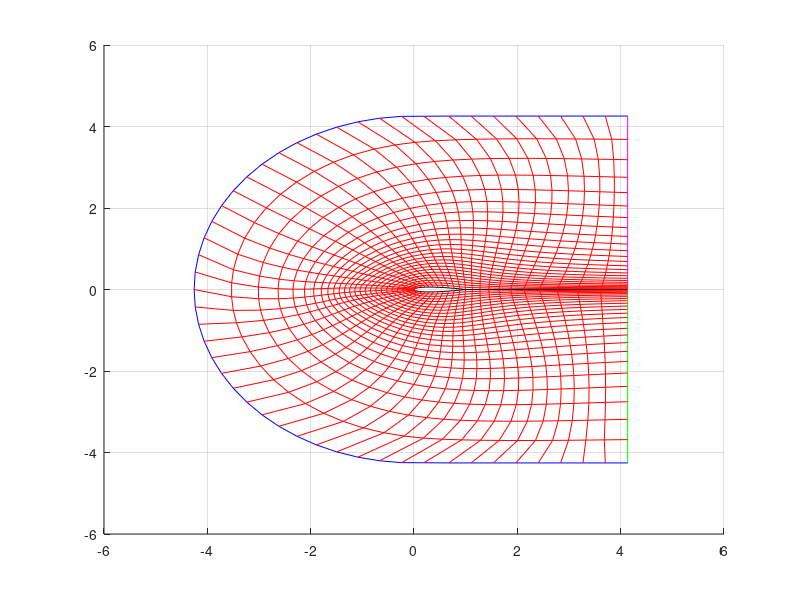

MATLAB code to generate this figure:
% clear,close,clc;
% 
% x = zeros(51,26);
% y = zeros(51,26);
% 
% dx = 1/(26-12);
% dy = 0.02;
% xsf = 1.15;
% ysf = 1.15;
% i_max = 51;
% j_max = 26;
% 
% 
% %% j min
% t = 0.12;
% x_int = 1.008930411365;
% for i = 12:26
%     x(i,1) = 1-cos(0.5*pi*(26-i)*dx);
%     y(i,1) = 5 * t * (0.2969 * sqrt(x_int * x(i,1)) - ...
%                           0.1260 * (x_int * x(i,1)) - ...
%                           0.3516 * (x_int * x(i,1))^2 + ...
%                           0.2843 * (x_int * x(i,1))^3 - ...
%                           0.1015 * (x_int * x(i,1))^4);
% end
% x(26:40,1) = flipud(x(12:26,1));
% for i = 26:40
%     y(i,1) = -5 * t * (0.2969 * sqrt(x_int * x(i,1)) - ...
%                            0.1260 * (x_int * x(i,1)) - ...
%                            0.3516 * (x_int * x(i,1))^2 + ...
%                            0.2843 * (x_int * x(i,1))^3 - ...
%                            0.1015 * (x_int * x(i,1))^4);
% end
% 
% for i = 41:51
%     x(i,1) = x(i-1,1)+(x(i-1,1)-x(i-2,1))*xsf;
% end
% for i = 1:11
%     x(i,1) = x(52-i,1);
% end
% %% i max
% y(51,2) = 0.02;  
% for j = 3:26    
%     y(51,j) = y(51,j-1) + (y(51,j-1) - y(51,j-2))*ysf;
% end
% x(51,2:end) = x(51,2:end) + x(51,1);
% %% i min
% x(1,2:end)  = x(1,2:end)  + x(end,1);
% y(1,:)  = -y(51,:);
% 
% 
% %% j max
% 
% R_max = y(end,end);
% L = x(1,1)*2+ pi*R_max;
% Delta_L = L/51;
% n_x_line = ceil(x(1,1)/Delta_L);
% x(1,end) = x(1,1);
% 
% for i = 1:(n_x_line)
%     x(i+1,end) = x(1,1) - Delta_L * i;
%     y(i+1,end) = -y(end,end);
% end
% n_arc = 51-n_x_line*2;
% d_theta = pi/n_arc;
% j=1;
% for i = n_x_line+2:(n_arc+n_x_line+1)
%     x(i,end) = R_max*sin(pi+d_theta*j);
%     y(i,end) = R_max*cos(pi+d_theta*j);
%     j=j+1;
% end
% 
% j = 1;
% for i = (n_arc+n_x_line+2):length(x(:,1))
%     x(i,end) = Delta_L * j;
%     y(i,end) = y(end,end);
%     j = j+1;
% end
% x(end,end) = x(1,end);
% 
% %% interp
% for i = 2:(i_max-1)
%     for j = 2:(j_max-1)
%         m_x = (x(i,j_max)-x(i,1))/25;
%         m_y = (y(i,j_max)-y(i,1))/25;
%         x(i,j) = x(i,1)+m_x*(j-1);
%         y(i,j) = y(i,1)+m_y*(j-1);
%     end
% end
%% scattering
load output.txt
x = output(:,1);
y = output(:,2);

x_mat = zeros(51,26);
y_mat = zeros(51,26);
k = 1;
for i=1:1:26
    x_mat(:,i)=x(k:k+50,1);
    y_mat(:,i)=y(k:k+50,1);
    k = k+51;
end
%%
figure
hold on
grid on
plot(x_mat(:,1), y_mat(:,1), 'k', 'DisplayName', 'j min');
plot(x_mat(end,:), y_mat(end,:), 'm', 'DisplayName', 'i max');
plot(x_mat(1,:), y_mat(1,:), 'g', 'DisplayName', 'i min');
plot(x_mat(:,26), y_mat(:,26), 'b', 'DisplayName', 'j max');
for j = 2:1:25
    plot(x_mat(:,j), y_mat(:,j),'r','LineWidth',0.5)
end
for i = 2:1:50
    plot(x_mat(i,:), y_mat(i,:),'r','LineWidth',0.5)
end

